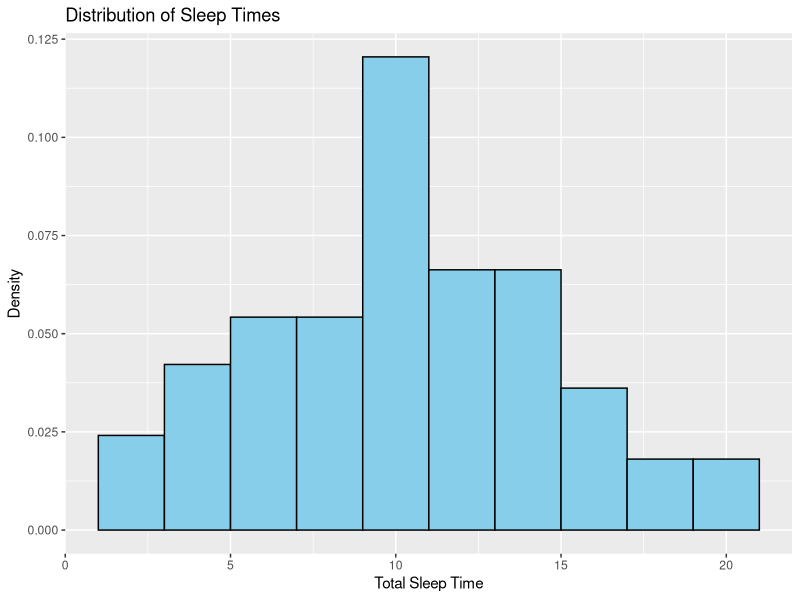
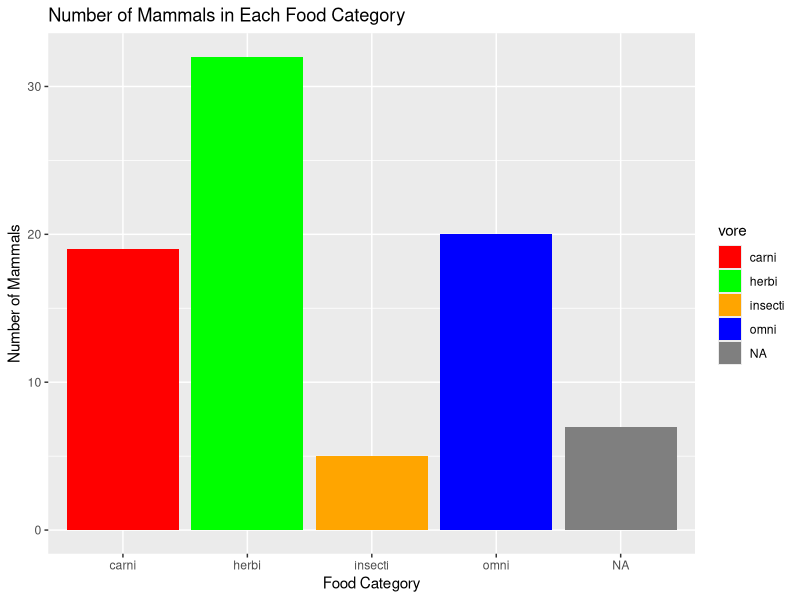
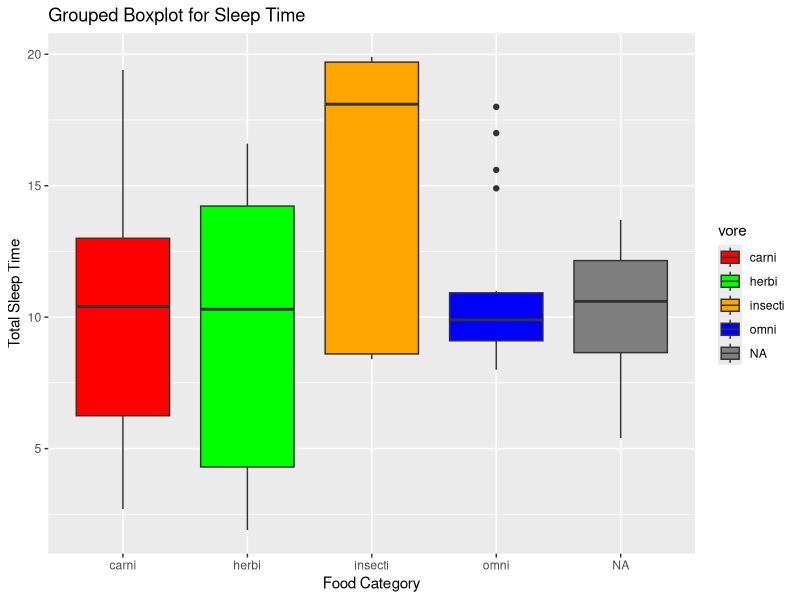
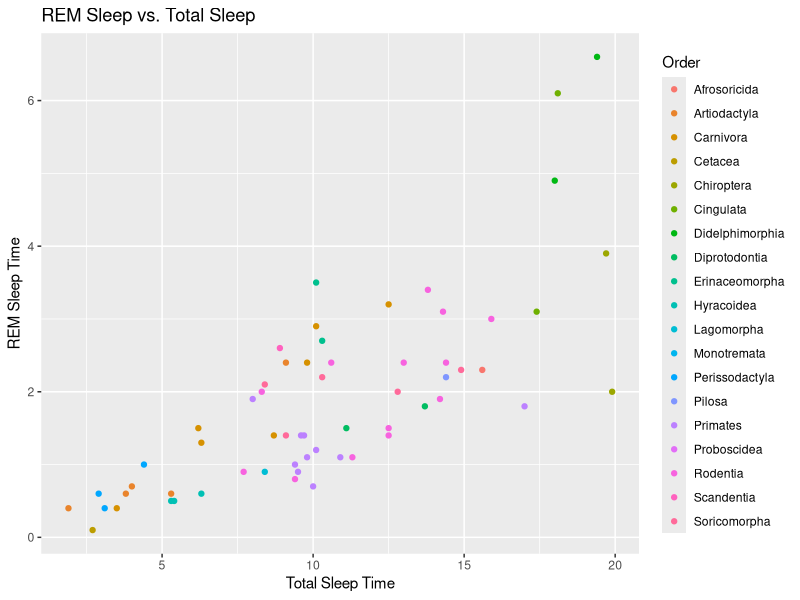
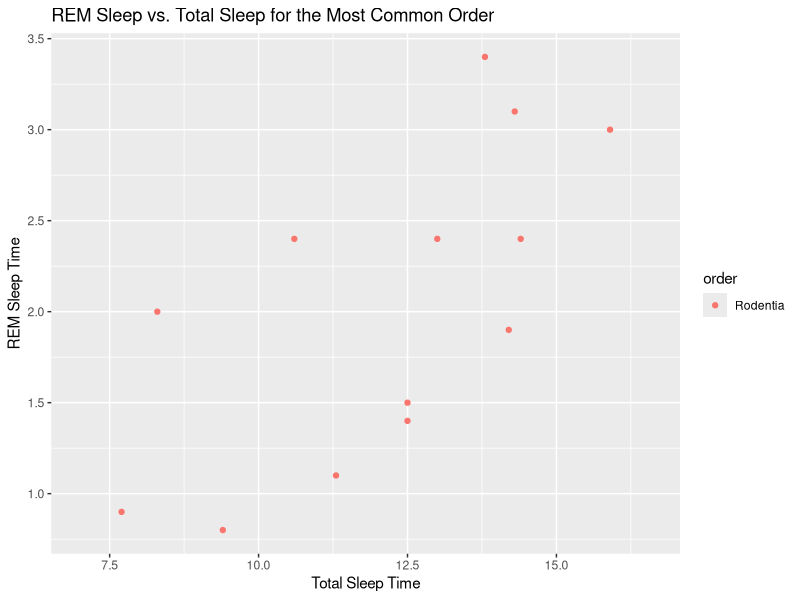

The R script that drew these images, in order:
# install.packages("tidyverse")
library(tidyverse)

# Load the msleep dataset
data(msleep)

#Task 1 
# Convert specified character variables into factors
msleep <- msleep %>%
  mutate(
    genus = as.factor(genus),
    vore = as.factor(vore),
    order = as.factor(order),
    conservation = as.factor(conservation)
  )

#Task 2 
# Find the animal with the shortest sleep time
shortest_sleep_data <- msleep %>%
  filter(sleep_total == min(sleep_total)) %>%
  select(name, sleep_total)

# Extract the values into variables
shortest_sleep <- shortest_sleep_data$sleep_total
shortest_sleep_mammal <- as.character(shortest_sleep_data$name)

# Print the results
cat("Shortest Sleep Time:", shortest_sleep, "hours\n")
cat("Shortest Sleep Mammal:", shortest_sleep_mammal, "\n")


#Task 3 
# Find the variable with the most missing values
missing_info <- msleep %>%
  summarise_all(~ sum(is.na(.)))

# Extract the variable with the most missing values and its count
most_missing <- names(missing_info)[which.max(missing_info)]
missing_values <- max(missing_info)

# Print the results
cat("Variable with the most missing values:", most_missing, "\n")
cat("Number of missing values:", missing_values, "\n")


#Task 4
# Compute correlations
correlations <- cor(msleep[, sapply(msleep, is.numeric)], use = "pairwise.complete.obs")

# Print the correlations
print(correlations)



#Task 5 
# Compute correlations excluding sleep_total and awake
correlations_without_sleep_awake <- cor(msleep[, sapply(msleep, is.numeric) & !names(msleep) %in% c("sleep_total", "awake")], use = "pairwise.complete.obs")

# Set the diagonal elements to NA
diag(correlations_without_sleep_awake) <- NA

# Identify the pair with the highest correlation
max_corr_pair <- which(correlations_without_sleep_awake == max(correlations_without_sleep_awake, na.rm = TRUE), arr.ind = TRUE)

# Extract the correlation value
highest_corr <- correlations_without_sleep_awake[max_corr_pair]

# Print the variable names and the correlation value
cat("Variables with the highest correlation (excluding sleep_total and awake):", rownames(correlations_without_sleep_awake)[max_corr_pair[1]], "and", colnames(correlations_without_sleep_awake)[max_corr_pair[2]], "\n")
cat("Correlation value:", highest_corr, "\n")

#Task 6 
# Create a ggplot histogram for sleep_total
sleep_histogram <- ggplot(msleep, aes(x = sleep_total)) +
  geom_histogram(binwidth = 2, fill = "skyblue", color = "black", aes(y = ..density..)) +
  labs(title = "Distribution of Sleep Times",
       x = "Total Sleep Time",
       y = "Density")

# Print the histogram
print(sleep_histogram)


#Task 7
# Create a ggplot bar chart for food categories
food_barchart <- ggplot(msleep, aes(x = vore, fill = vore)) +
  geom_bar() +
  labs(title = "Number of Mammals in Each Food Category",
       x = "Food Category",
       y = "Number of Mammals") +
  scale_fill_manual(values = c("carni" = "red", "herbi" = "green", "omni" = "blue", "insecti" = "orange", "missing" = "gray"))

# Print the bar chart
print(food_barchart)


#Task 8 
# Create a grouped boxplot for sleep_total
sleep_boxplot <- ggplot(msleep, aes(x = vore, y = sleep_total, fill = vore)) +
  geom_boxplot() +
  labs(title = "Grouped Boxplot for Sleep Time",
       x = "Food Category",
       y = "Total Sleep Time") +
  scale_fill_manual(values = c("herbi" = "green", "carni" = "red", "omni" = "blue", "insecti" = "orange", "missing" = "gray"))

# Print the boxplot
print(sleep_boxplot)


# Task 9
# Calculate the average sleep time for each food category
average_sleep_time <- msleep %>%
  group_by(vore) %>%
  summarize(average_sleep = mean(sleep_total, na.rm = TRUE))

# Find the food category with the longest average sleep time
highest_average <- average_sleep_time %>%
  filter(average_sleep == max(average_sleep)) %>%
  pull(average_sleep)

# Print the result
print(highest_average)



#Task 10
# Create a scatterplot for total sleep time vs. REM sleep time, colored by order
sleep_scatterplot <- ggplot(msleep, aes(x = sleep_total, y = sleep_rem, color = order)) +
  geom_point() +
  labs(title = "REM Sleep vs. Total Sleep",
       x = "Total Sleep Time",
       y = "REM Sleep Time") +
  scale_color_discrete(name = "Order")

# Print the scatterplot
print(sleep_scatterplot)


#Task 11
# Find the most common order
most_common_order <- msleep %>%
  count(order) %>%
  filter(n == max(n)) %>%
  pull(order)

# Filter data for the most common order
common_order_data <- msleep %>%
  filter(order == most_common_order)

# Create a scatterplot for total sleep time vs. REM sleep time for the most common order
sleep_scatterplot2 <- ggplot(common_order_data, aes(x = sleep_total, y = sleep_rem, color = order)) +
  geom_point() +
  labs(title = "REM Sleep vs. Total Sleep for the Most Common Order",
       x = "Total Sleep Time",
       y = "REM Sleep Time")

# Print the scatterplot
print(sleep_scatterplot2)







